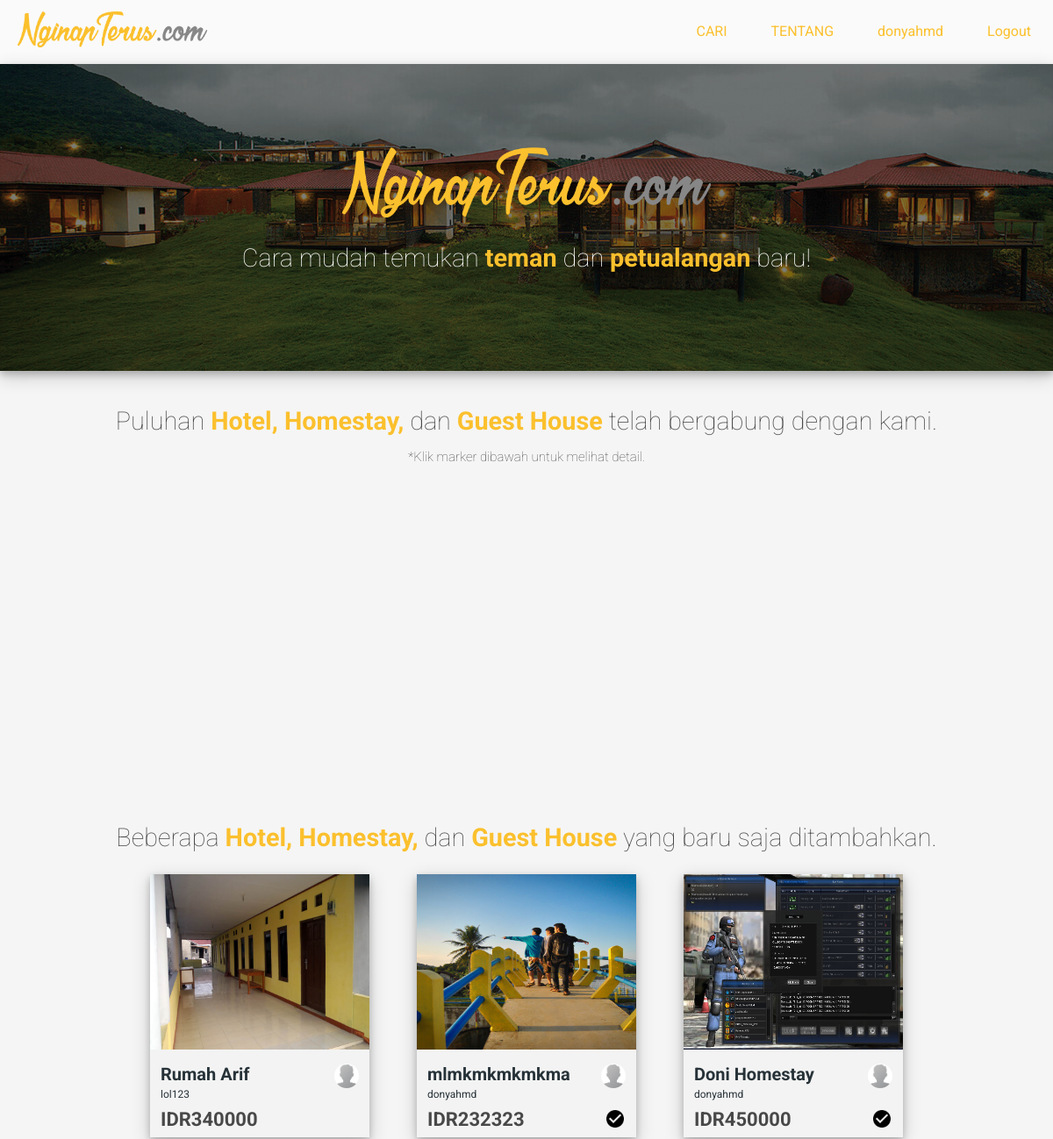
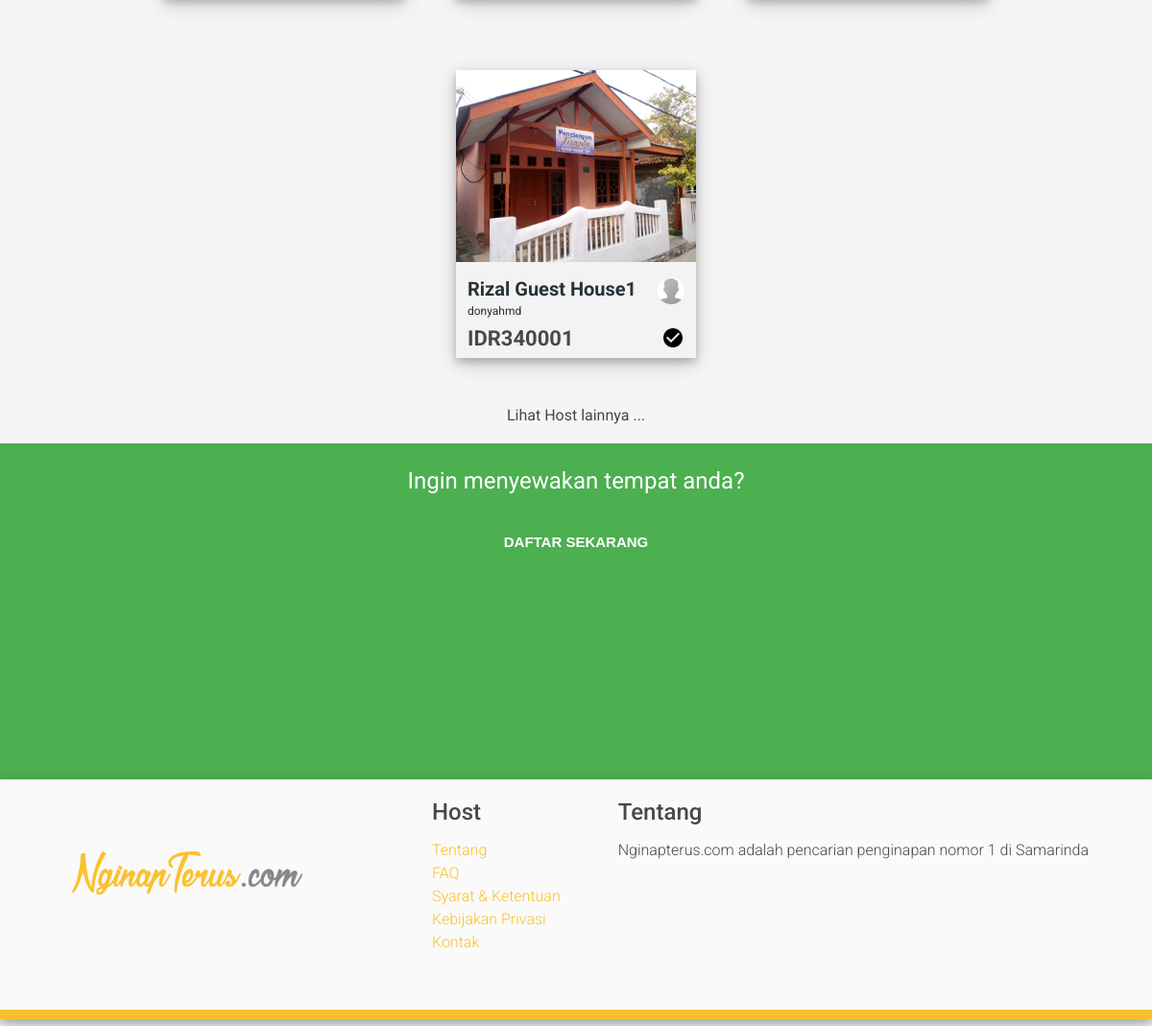
The app's page / (signed in) with its own data (2 pictures, top to bottom).
### tables this page shows
CREATE TABLE `tbl_host` (
  `id_host` int(12) NOT NULL,
  `username` varchar(255) NOT NULL,
  `nama_host` varchar(255) NOT NULL,
  `harga_host` int(25) NOT NULL,
  `tgl_publish_host` date NOT NULL,
  `deskripsi_host` text NOT NULL,
  `fasilitas_host` varchar(255) NOT NULL,
  `alamat_host` text NOT NULL,
  `lat` float(10,6) NOT NULL,
  `lng` float(10,6) NOT NULL,
  `tipe_host` varchar(255) NOT NULL,
  `negara_host` varchar(255) NOT NULL,
  `rating` int(12) NOT NULL
);

CREATE TABLE `tbl_gambar_host` (
  `id_gambar_host` int(12) NOT NULL,
  `id_host` int(12) NOT NULL,
  `gambar_host` varchar(255) NOT NULL,
  `url_gambar_host` varchar(255) NOT NULL,
  `alt_gambar_host` varchar(255) NOT NULL
);

CREATE TABLE `tbl_akun` (
  `id_akun` int(12) NOT NULL,
  `username` varchar(255) NOT NULL,
  `password` varchar(255) NOT NULL,
  `tgl_buat` date NOT NULL,
  `ip_address` varchar(255) NOT NULL,
  `terakhir_login` timestamp NOT NULL DEFAULT CURRENT_TIMESTAMP ON UPDATE CURRENT_TIMESTAMP
);

### index.php (the view, shortened to what this page needs)
<?php include('backend/layout/head.php');?>
	<main>
		<section class="landing1">
		<div class="landing1-black">
			<div><center><img src="backend/asset/img/logo.png" class="logo-landing"></center></div>
			<div class="pengenalan"><center>Cara mudah temukan <b class="text-kuning">teman</b> dan <b class="text-kuning">petualangan</b> baru!</center></div>
		</div>
		</section>
		<section>
			<center><div class="pengenalan2">Puluhan <b class="text-kuning">Hotel, Homestay,</b> dan <b class="text-kuning">Guest House</b> telah bergabung dengan kami.</div>
			<p style="font-weight:100;font-size:15px;">*Klik marker dibawah untuk melihat detail.</p>
			</center>
			<div id="map-canvas"></div>
		</section>
		<section class="host-landing-browse">
			<center><div class="pengenalan3">Beberapa <b class="text-kuning">Hotel, Homestay,</b> dan <b class="text-kuning">Guest House</b> yang baru saja ditambahkan.</div>
			<?php
			$query = "select * from tbl_host inner join tbl_pengguna on tbl_host.username = tbl_pengguna.username INNER join tbl_akun on tbl_pengguna.username = tbl_akun.username inner join tbl_gambar_host on tbl_host.id_host = tbl_gambar_host.id_host order by tbl_host.id_host DESC limit 4";
			$sql = mysqli_query($koneksi, $query);
				while ($data = mysqli_fetch_array($sql)) {
					$id_host = $data['id_host'];
					$nama_host = $data['nama_host'];
					$harga_host = $data['harga_host'];
					$username = $data['username'];
					$verifikasi = $data['verifikasi'];
					$url_gambar_host = $data['url_gambar_host'];
					$gambar_host = $data['gambar_host'];
			?>
			<div class="host-landing-detail">
				<a href="host.php?id=<?php echo "$id_host";?>"><img src="<?php echo $url_gambar_host ."/".$gambar_host ?>"></a>
				<div class="host-landing-detail-content">
					<a href="host.php?id=<?php echo "$id_host";?>" class="tebal judul"><?php echo "$nama_host";?></a><img class="bulat-kecil" src="user/ava.png">
					<br>
					<a href="#" class="username"><?php echo "$username";?></a>
					<br>
					<div class="tebal harga">IDR<?php echo "$harga_host";?></div>
					<div class="verifikasi">
					<?php
						if ($verifikasi == 1) {
					?>
					<img src="backend/asset/img/verified.png">
					<?php
					}
					?>
					</div>
				</div>
			</div>
			<?php
				}
			?>
			<center><a href="cari.php" style="color:#484848;">Lihat Host lainnya ...</a></center>
		</section>
		<section class="landing-daftar">
			<center>
			<h2>Ingin menyewakan tempat anda?</h2>
			<a href="daftar.php">
			<div class="daftar daftar-landing">
				<a href="daftar.php"><input type="submit" name="daftar" value="DAFTAR SEKARANG" style="width:25%;"></a>
			</div>
			</a>
			</center>
		</section>
	</main>
<?php include('backend/layout/footer.php');?>

### backend/asset/style.css (style rules this page uses)
html { font-family: 'Roboto', sans-serif; color: #484848; }
body { margin: 0; padding: 0; background-color: #f5f5f5; }
#map-canvas { //width: 50%; //float: left; height: 100%; }
section { width: 100%; height: 350px; }
a { color: #FAFAFA; text-decoration: none; -webkit-transition: width 2s; transition: width 2s; filter: alpha( opacity = 0); -webkit-transition: 200ms ease; -moz-transition: 200ms ease; -o-transition: 200ms ease; transition: 200ms ease; }
.text-kuning { color: #FBC02D; }
.landing1 { background-image: url(/nginapterus/backend/asset/img/landing1-background.png); background-size: cover; box-shadow: 0 4px 8px 0 rgba(0, 0, 0, 0.2), 0 6px 20px 0 rgba(0, 0, 0, 0.19); }
.landing1-black { width: 100%; height: 350px; background-color: rgba(0, 0, 0, 0.5); }
.tebal { font-weight: bold; }
.pengenalan { font-size: 1.8em; font-weight: 100; padding-top: 25px; color: #fff; }
.pengenalan2 { font-size: 1.8em; font-weight: 100; padding-top: 40px; }
.pengenalan3 { font-size: 1.8em; font-weight: 100; padding-top: 165px; }
.logo-landing { width: 35%; margin-top: 95px; }
.host-landing-browse { width: 100%; height: auto; }
.host-landing-detail { display: inline-block; width: 250px; height: 300px; background-color: #F3F3F3; margin: 25px; box-shadow: 0 4px 8px 0 rgba(0, 0, 0, 0.2), 0 6px 20px 0 rgba(0, 0, 0, 0.19); background-size: cover; margin-bottom: 50px; }
.host-landing-detail img { width: 100%; height: 200px; background-size: cover; }
.host-landing-detail-content { margin: 12px; text-align: left; }
.host-landing-detail-content a { color: #263238; text-decoration: none; -webkit-transition: width 2s; transition: width 2s; filter: alpha( opacity = 0); -webkit-transition: 200ms ease; -moz-transition: 200ms ease; -o-transition: 200ms ease; transition: 200ms ease; }
.host-landing-detail-content .judul { font-size: 20px; }
.host-landing-detail-content .bulat-kecil { margin-left: 10px; width: 28px; height: auto; border-radius: 100%; float: right; -webkit-transition: width 2s; transition: width 2s; filter: alpha( opacity = 0); -webkit-transition: 200ms ease; -moz-transition: 200ms ease; -o-transition: 200ms ease; transition: 200ms ease; }
.host-landing-detail-content .username { font-size: 12px; }
.host-landing-detail-content .harga { font-size: 22px; margin-top: 8px; }
.host-landing-detail-content .verifikasi { margin-top: -25px; float: right; }
.host-landing-detail-content .verifikasi img { border-radius: 100%; width: 24px; height: auto; -webkit-transition: width 2s; transition: width 2s; filter: alpha( opacity = 0); -webkit-transition: 200ms ease; -moz-transition: 200ms ease; -o-transition: 200ms ease; transition: 200ms ease; }
.landing-daftar { background-color: #4CAF50; }
.landing-daftar h2 { color: #fff; font-weight: 400; padding-top: 25px; }
input { cursor: pointer; border: 2px solid; border-color: #878787; font-weight: bold; color: #484848; font-size: 15px; height: 25px; border-radius: 5px; background-color: #fafafa; width: 90%; padding-left: 20px; -webkit-transition: width 2s; transition: width 2s; filter: alpha( opacity = 0); -webkit-transition: 200ms ease; -moz-transition: 200ms ease; -o-transition: 200ms ease; transition: 200ms ease; }
.daftar { margin-top: 25px; }
input[type = submit] { padding: 5px 15px; background: #4CAF50; font-weight: bold; color: #FFF; border: 0 none; cursor: pointer; -webkit-border-radius: 5px; border-radius: 5px; width: 125px; height: 50px; -webkit-transition: width 2s; transition: width 2s; filter: alpha( opacity = 0); -webkit-transition: 200ms ease; -moz-transition: 200ms ease; -o-transition: 200ms ease; transition: 200ms ease; }

### records on screen
tbl_host: tbl_gambar_host.url_gambar_host+gambar_host (picture), nama_host "Rumah Arif", tbl_akun.username "lol123", harga_host "340000"
tbl_host: tbl_gambar_host.url_gambar_host+gambar_host (picture), nama_host "mlmkmkmkmkma", tbl_akun.username "donyahmd", harga_host "232323"
tbl_host: tbl_gambar_host.url_gambar_host+gambar_host (picture), nama_host "Doni Homestay", tbl_akun.username "donyahmd", harga_host "450000"
tbl_host: tbl_gambar_host.url_gambar_host+gambar_host (picture), nama_host "Rizal Guest House1", tbl_akun.username "donyahmd", harga_host "340001"

### other values on screen
$_SESSION['username'] "donyahmd"
